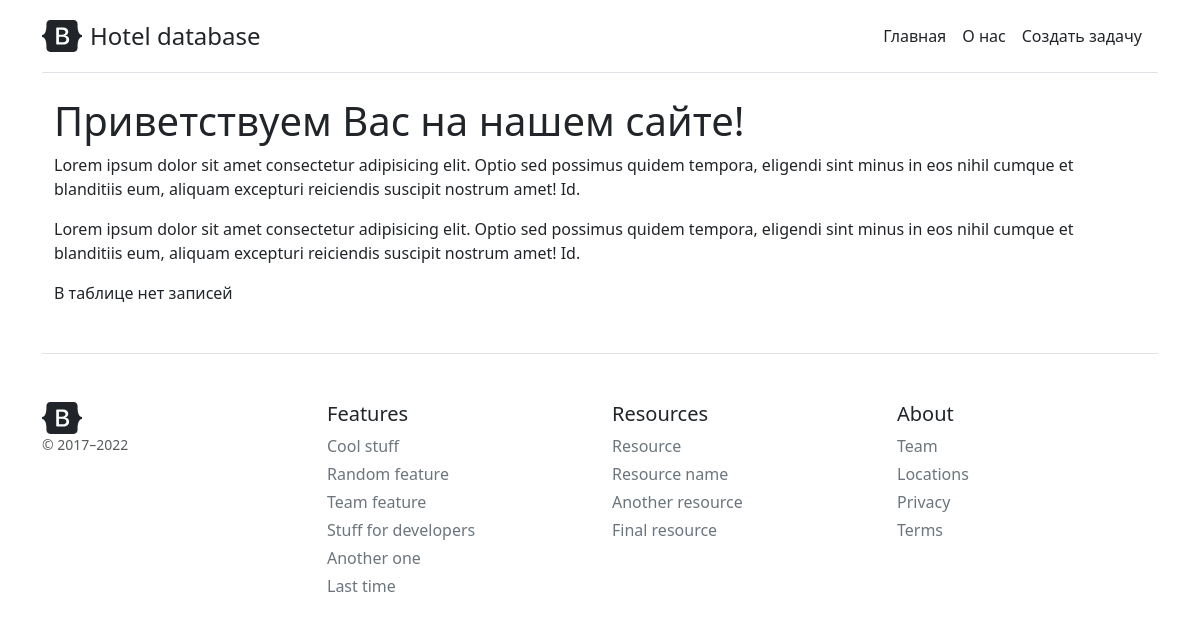
Before: / with the older database file.
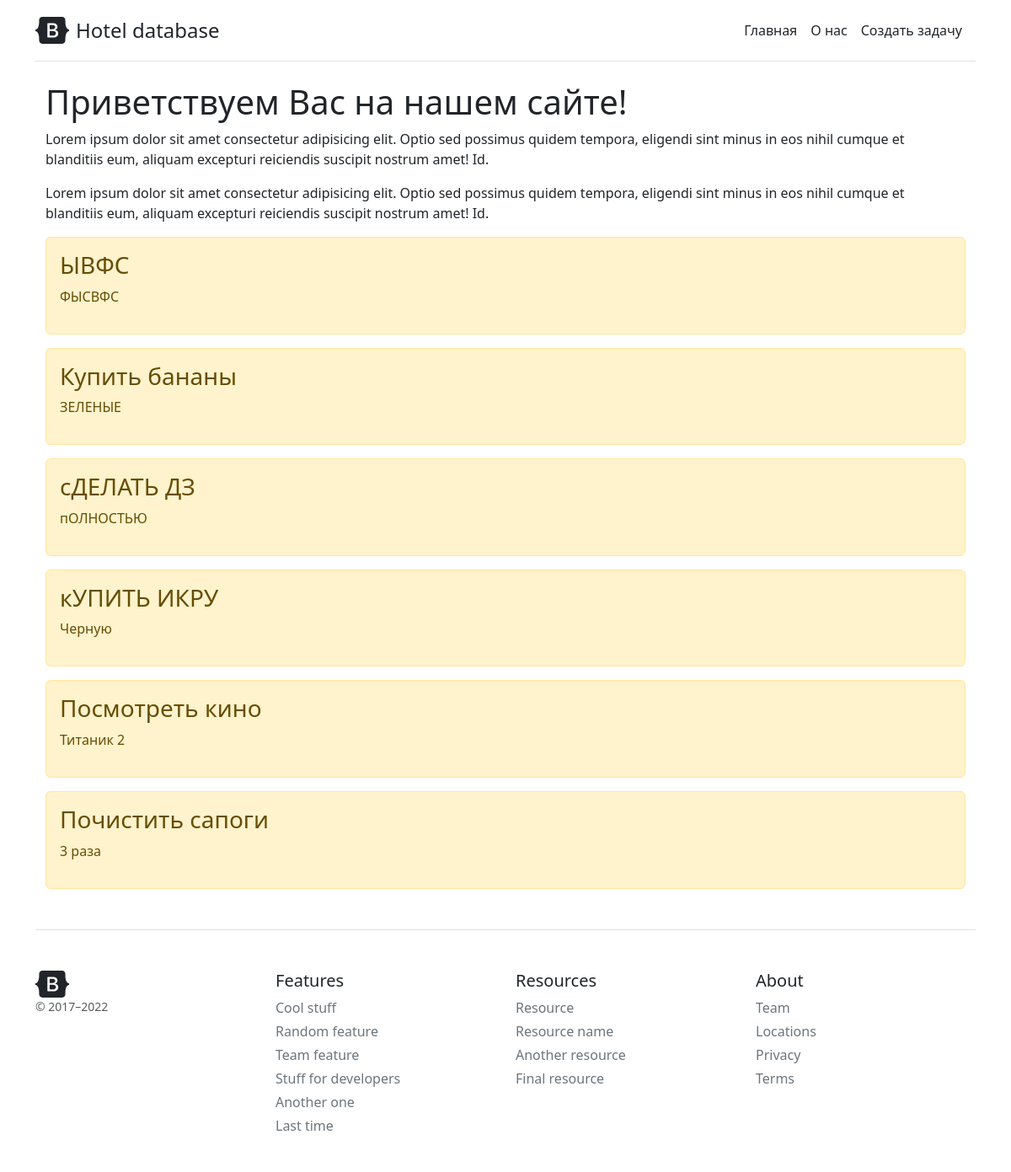
After: the same page with the newer database file.
### main/models.py (models this page shows, shortened)
class Task(models.Model):
    title = models.CharField('Название', max_length=50)
    task = models.TextField('Описание')
    class Meta:
        verbose_name = 'Задача'
        verbose_name_plural = 'Задачи'

### main/views.py (the view)
# urls.py: path('', views.index, name='index'),
def index(request):
    tasks = Task.objects.order_by('id')[:]
    return render(request, 'main/index.html', {'title': 'Главная страница сайта', 'tasks': tasks})

### main/templates/main/index.html (shortened to what this page needs)
{% extends 'main/pattern.html' %}
{% block content %}
    <h1>Приветствуем Вас на нашем сайте!</h1>
    <p>
    Lorem ipsum dolor sit amet consectetur adipisicing elit. Optio sed possimus
    quidem tempora, eligendi sint minus in eos nihil cumque et blanditiis eum,
    aliquam excepturi reiciendis suscipit nostrum amet! Id.
    </p>
    <p>
      Lorem ipsum dolor sit amet consectetur adipisicing elit. Optio sed possimus
      quidem tempora, eligendi sint minus in eos nihil cumque et blanditiis eum,
      aliquam excepturi reiciendis suscipit nostrum amet! Id.
    </p>
    {% if tasks %}
      {% for el in tasks %}
        <div class="alert alert-warning mt-2">
          <h3>{{ el.title }}</h3>
          <p>{{ el.task }}</p>
        </div>
      {% endfor %}
    {% else %}
        <p>В таблице нет записей</p>
    {% endif %}
{% endblock %}

### main/templates/main/pattern.html (shortened to what this page needs)
<!DOCTYPE html>
<html lang="en">
  <head>
    <link
      href="https://cdn.jsdelivr.net/npm/bootstrap@5.3.0-alpha1/dist/css/bootstrap.min.css"
      rel="stylesheet"
    />
  </head>
  <body>
    <body>
      <div class="container py-3">
        <header>
          <div
            class="d-flex flex-column flex-md-row align-items-center pb-3 mb-4 border-bottom"
          >
            <a
              href="/"
              class="d-flex align-items-center text-dark text-decoration-none"
            >
              <span class="fs-4">Hotel database</span>
            </a>
            <nav class="d-inline-flex mt-2 mt-md-0 ms-md-auto">
              <a class="me-3 py-2 text-dark text-decoration-none" href="{% url 'index'%}"
                >Главная</a
              >
              <a class="me-3 py-2 text-dark text-decoration-none" href="{% url 'about'%}"
                >О нас</a
              >
              <a class="me-3 py-2 text-dark text-decoration-none" href="{% url 'create_task' %}"
                >Создать задачу</a
              >
            </nav>
          </div>
        </header>
        <main>
          <div class="container">
            {% block content %}{% endblock %}
          </div>
        </main>
        <footer class="pt-4 my-md-5 pt-md-5 border-top">
          <div class="row">
            <div class="col-12 col-md">
              <small class="d-block mb-3 text-muted">© 2017–2022</small>
            </div>
            <div class="col-6 col-md">
              <h5>Features</h5>
              <ul class="list-unstyled text-small">
                <li class="mb-1">
                  <a class="link-secondary text-decoration-none" href="#"
                    >Cool stuff</a
                  >
                </li>
                <li class="mb-1">
                  <a class="link-secondary text-decoration-none" href="#"
                    >Random feature</a
                  >
                </li>
                <li class="mb-1">
                  <a class="link-secondary text-decoration-none" href="#"
                    >Team feature</a
                  >
                </li>
                <li class="mb-1">
                  <a class="link-secondary text-decoration-none" href="#"
                    >Stuff for developers</a
                  >
                </li>
                <li class="mb-1">
                  <a class="link-secondary text-decoration-none" href="#"
                    >Another one</a
                  >
                </li>
                <li class="mb-1">
                  <a class="link-secondary text-decoration-none" href="#"
                    >Last time</a
                  >
                </li>
              </ul>
            </div>
            <div class="col-6 col-md">
              <h5>Resources</h5>
              <ul class="list-unstyled text-small">
                <li class="mb-1">
                  <a class="link-secondary text-decoration-none" href="#"
                    >Resource</a
                  >
                </li>
                <li class="mb-1">
                  <a class="link-secondary text-decoration-none" href="#"
                    >Resource name</a
                  >
                </li>
                <li class="mb-1">
                  <a class="link-secondary text-decoration-none" href="#"
                    >Another resource</a
                  >
                </li>
                <li class="mb-1">
                  <a class="link-secondary text-decoration-none" href="#"
                    >Final resource</a
                  >
                </li>
              </ul>
            </div>
            <div class="col-6 col-md">
              <h5>About</h5>
              <ul class="list-unstyled text-small">
                <li class="mb-1">
                  <a class="link-secondary text-decoration-none" href="#"
                    >Team</a
                  >
                </li>
                <li class="mb-1">
                  <a class="link-secondary text-decoration-none" href="#"
                    >Locations</a
                  >
                </li>
                <li class="mb-1">
                  <a class="link-secondary text-decoration-none" href="#"
                    >Privacy</a
                  >
                </li>
                <li class="mb-1">
                  <a class="link-secondary text-decoration-none" href="#"
                    >Terms</a
                  >
                </li>
              </ul>
            </div>
          </div>
        </footer>
      </div>
    </body>
  </body>
</html>

Changed rows visible on the page:
added Task: title "ЫВФС", task "ФЫСВФС"
added Task: title "Купить бананы", task "ЗЕЛЕНЫЕ"
added Task: title "сДЕЛАТЬ ДЗ", task "пОЛНОСТЬЮ"
added Task: title "кУПИТЬ ИКРУ", task "Черную"
added Task: title "Посмотреть кино", task "Титаник 2"
added Task: title "Почистить сапоги", task "3 раза"
Other visible differences:
text no longer shown: "В таблице нет записей"
